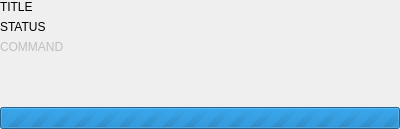
<?xml version="1.0" encoding="UTF-8"?>
<ui version="4.0">
 <class>StatusForm</class>
 <widget class="QWidget" name="StatusForm">
  <property name="geometry">
   <rect>
    <x>0</x>
    <y>0</y>
    <width>400</width>
    <height>129</height>
   </rect>
  </property>
  <property name="windowTitle">
   <string notr="true"/>
  </property>
  <layout class="QVBoxLayout" name="verticalLayout">
   <property name="spacing">
    <number>0</number>
   </property>
   <property name="leftMargin">
    <number>0</number>
   </property>
   <property name="topMargin">
    <number>0</number>
   </property>
   <property name="rightMargin">
    <number>0</number>
   </property>
   <property name="bottomMargin">
    <number>0</number>
   </property>
   <item>
    <widget class="QStackedWidget" name="stackedWidget">
     <property name="currentIndex">
      <number>1</number>
     </property>
     <widget class="QWidget" name="blurbPage">
      <layout class="QVBoxLayout" name="verticalLayout_3">
       <property name="leftMargin">
        <number>0</number>
       </property>
       <property name="topMargin">
        <number>0</number>
       </property>
       <property name="rightMargin">
        <number>0</number>
       </property>
       <property name="bottomMargin">
        <number>0</number>
       </property>
       <item>
        <widget class="QScrollArea" name="blurbScrollArea">
         <property name="focusPolicy">
          <enum>Qt::FocusPolicy::NoFocus</enum>
         </property>
         <property name="frameShape">
          <enum>QFrame::Shape::NoFrame</enum>
         </property>
         <property name="widgetResizable">
          <bool>true</bool>
         </property>
         <widget class="QWidget" name="blurbScrollAreaWidgetContents">
          <property name="geometry">
           <rect>
            <x>0</x>
            <y>0</y>
            <width>388</width>
            <height>117</height>
           </rect>
          </property>
          <layout class="QVBoxLayout" name="verticalLayout_4">
           <property name="leftMargin">
            <number>0</number>
           </property>
           <property name="topMargin">
            <number>0</number>
           </property>
           <property name="rightMargin">
            <number>0</number>
           </property>
           <property name="bottomMargin">
            <number>0</number>
           </property>
           <item>
            <widget class="QLabel" name="blurbLabel">
             <property name="text">
              <string notr="true">BLURB</string>
             </property>
             <property name="alignment">
              <set>Qt::AlignmentFlag::AlignLeading|Qt::AlignmentFlag::AlignLeft|Qt::AlignmentFlag::AlignTop</set>
             </property>
             <property name="wordWrap">
              <bool>true</bool>
             </property>
            </widget>
           </item>
          </layout>
         </widget>
        </widget>
       </item>
      </layout>
     </widget>
     <widget class="QWidget" name="progressPage">
      <layout class="QVBoxLayout" name="verticalLayout_2">
       <property name="leftMargin">
        <number>0</number>
       </property>
       <property name="topMargin">
        <number>0</number>
       </property>
       <property name="rightMargin">
        <number>0</number>
       </property>
       <property name="bottomMargin">
        <number>0</number>
       </property>
       <item>
        <widget class="QLabel" name="titleLabel">
         <property name="text">
          <string notr="true">TITLE</string>
         </property>
        </widget>
       </item>
       <item>
        <widget class="QElidedLabel" name="statusLabel">
         <property name="sizePolicy">
          <sizepolicy hsizetype="Ignored" vsizetype="Preferred">
           <horstretch>0</horstretch>
           <verstretch>0</verstretch>
          </sizepolicy>
         </property>
         <property name="text">
          <string notr="true">STATUS</string>
         </property>
        </widget>
       </item>
       <item>
        <widget class="QElidedLabel" name="commandLabel">
         <property name="enabled">
          <bool>false</bool>
         </property>
         <property name="sizePolicy">
          <sizepolicy hsizetype="Ignored" vsizetype="Preferred">
           <horstretch>0</horstretch>
           <verstretch>0</verstretch>
          </sizepolicy>
         </property>
         <property name="text">
          <string notr="true">COMMAND</string>
         </property>
         <property name="alignment">
          <set>Qt::AlignmentFlag::AlignLeading|Qt::AlignmentFlag::AlignLeft|Qt::AlignmentFlag::AlignTop</set>
         </property>
        </widget>
       </item>
       <item>
        <spacer name="verticalSpacer">
         <property name="orientation">
          <enum>Qt::Orientation::Vertical</enum>
         </property>
         <property name="sizeHint" stdset="0">
          <size>
           <width>20</width>
           <height>90</height>
          </size>
         </property>
        </spacer>
       </item>
       <item>
        <widget class="QProgressBar" name="progressBar">
         <property name="maximum">
          <number>0</number>
         </property>
         <property name="value">
          <number>0</number>
         </property>
         <property name="textVisible">
          <bool>false</bool>
         </property>
        </widget>
       </item>
      </layout>
     </widget>
    </widget>
   </item>
  </layout>
 </widget>
 <customwidgets>
  <customwidget>
   <class>QElidedLabel</class>
   <extends>QLabel</extends>
   <header location="global">gitfourchette.toolbox.qelidedlabel</header>
  </customwidget>
 </customwidgets>
 <resources/>
 <connections/>
</ui>
